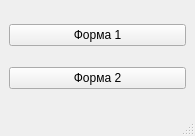
<?xml version="1.0" encoding="UTF-8"?>
<ui version="4.0">
 <class>MainWindow123</class>
 <widget class="QMainWindow" name="MainWindow123">
  <property name="geometry">
   <rect>
    <x>0</x>
    <y>0</y>
    <width>195</width>
    <height>136</height>
   </rect>
  </property>
  <property name="windowTitle">
   <string>MainWindow</string>
  </property>
  <widget class="QWidget" name="centralwidget">
   <layout class="QVBoxLayout" name="verticalLayout">
    <item>
     <widget class="QPushButton" name="pushButton">
      <property name="text">
       <string>Форма 1</string>
      </property>
     </widget>
    </item>
    <item>
     <widget class="QPushButton" name="pushButton_2">
      <property name="text">
       <string>Форма 2</string>
      </property>
     </widget>
    </item>
   </layout>
  </widget>
  <widget class="QMenuBar" name="menubar">
   <property name="geometry">
    <rect>
     <x>0</x>
     <y>0</y>
     <width>195</width>
     <height>26</height>
    </rect>
   </property>
  </widget>
  <widget class="QStatusBar" name="statusbar"/>
 </widget>
 <resources/>
 <connections/>
</ui>
